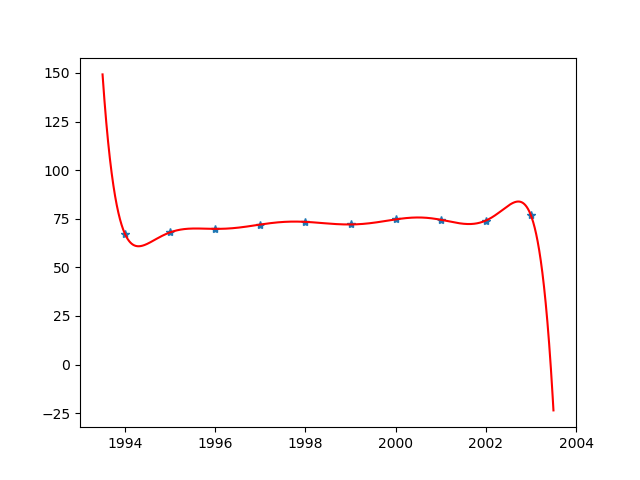

Generate this figure with Python:
import numpy as np
import matplotlib.pyplot as plt

x_array = np.arange(1994, 2004, 1)
y_array = np.array([67.052, 68.008, 69.803, 72.024, 73.400, 72.063, 74.669, 74.487, 74.065, 76.777])
m = 10


def l(i, x):
    temp0 = 1.0
    temp1 = 1.0
    for k in range(m):
        if k != i:
            temp0 *= (x - x_array[k])
            temp1 *= (x_array[i] - x_array[k])
    return temp0/temp1


def p(x):
    temp = 0.0
    for i in range(m):
        temp += y_array[i]*l(i, x)
    return temp


z1 = np.polyfit(x_array, y_array, 9)
x = np.linspace(1993.5, 2003.5, 100000)
y_val = p(x)
plot1 = plt.plot(x_array, y_array, '*', label='original values')
plot2 = plt.plot(x, y_val, "r")

# 预估2010年的石油量
print(p(2010))
plt.savefig("1-9阶多项式拟合.png")
